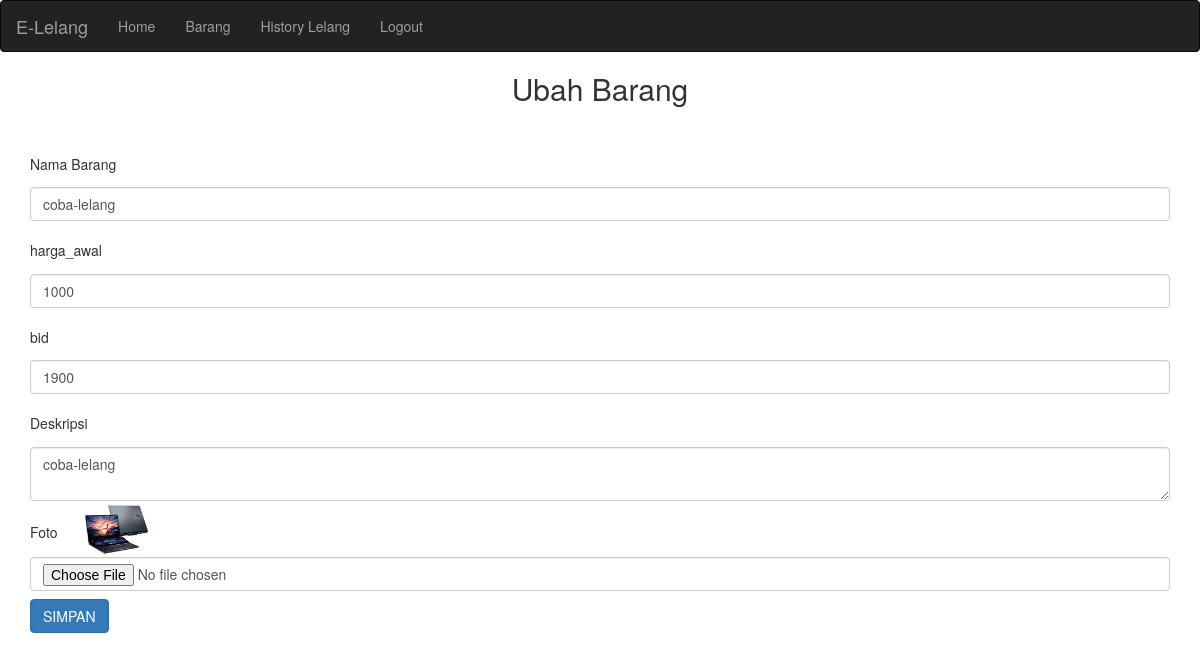
/admin/ubah_barang.php?id_barang=1, run on the app's committed database.
### tables this page shows
CREATE TABLE `tb_barang` (
  `id_barang` int(11) NOT NULL,
  `nama_barang` varchar(255) NOT NULL,
  `harga_awal` varchar(255) NOT NULL,
  `harga_akhir` varchar(255) NOT NULL,
  `deskripsi` varchar(255) NOT NULL,
  `tanggal_awal` int(20) NOT NULL,
  `tanggal_akhir` int(20) NOT NULL,
  `foto` varchar(255) NOT NULL,
  `status` enum('dibuka','ditutup') NOT NULL,
  `bid` int(20) NOT NULL
);

### admin/ubah_barang.php (the view, shortened to what this page needs)
<?php
        include "nav_admin.php";
        include "../koneksi.php";
        $qry_barang = mysqli_query($conn, "select * from tb_barang where id_barang='".$_GET['id_barang']."'");
        $data_barang = mysqli_fetch_array($qry_barang);
?>
<h2 align="center">Ubah Barang</h2>
<div class="container">
    <div class="card">
        <h1 class="card-header">
            <div class="card-body">
                <form method= "POST" action="proses_ubah_barang.php" enctype="multipart/form-data">
                    <div class="mb-3">
                        <label for="nama_barang" class="form-label"><h5>Nama Barang</h5></label>
                        <input type="text" class="form-control" name = "nama_barang" value="<?=$data_barang['nama_barang']?>" placeholder="Masukkan Judul Barang" required>
                    </div>
                    <div class="mb-3">
                        <label for="harga_awal" class="form-label"><h5>harga_awal</h5></label>
                        <input type="text" class="form-control" name = "harga_awal" value="<?=$data_barang['harga_awal']?>" placeholder="Masukkan harga_awal" required>
                    </div>
                    <div class="mb-3">
                        <label for="bid" class="form-label"><h5>bid</h5></label>
                        <input type="text" class="form-control" name = "bid" value="<?=$data_barang['bid']?>" placeholder="Masukkan bid" required>
                    </div>
                    <div class="mb-3">
                        <label for="deskripsi" class="form-label"><h5>Deskripsi</h5></label>
                        <textarea type="text" class="form-control" name = "deskripsi"  placeholder="Masukkan deskripsi" required><?=$data_barang['deskripsi']?></textarea>
                    </div>
                    <div class="mb-3">
                        <label for="foto" class="form-label"><h5>Foto</h5></label>
                        <img src="../foto/<?=$data_barang['foto']?>" width="100"/>
                        <input type="file" class="form-control" name = "foto" value="<?=$data_barang['foto']?>" >
                    </div>
                    <input type="submit" name="simpan" class="btn btn-primary" value="SIMPAN">
                </form>
            </div>
        </h1>
    </div>
</div>

### data on the page
tb_barang: nama_barang "coba-lelang", harga_awal "1000", bid "1900", deskripsi "coba-lelang", foto (picture)
